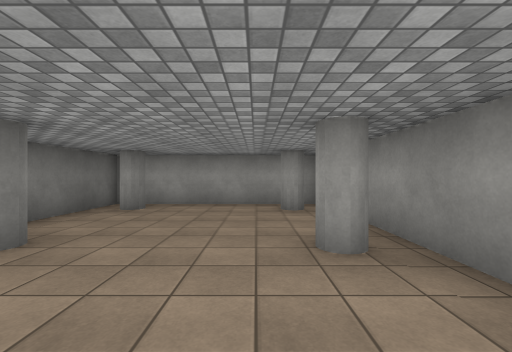
View 1 (above)

22 first-person views from a walk through a Unity game level. The camera is 1.4 m above the floor, looks level and sees 90° across. The floor is counted in squares, 2 m on a side. Each view is taken from the middle of a square. On the plan, view 1 faces up. The plan holds only what a view shows up to about 9 squares ahead; the rest is blank. The place goes on beyond the plan. Surface patterns are stand-ins for the level's own textures.

View 2
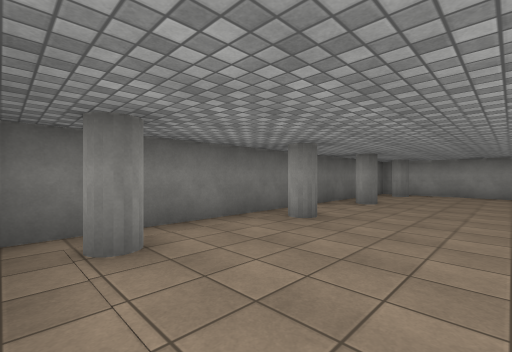

View 3
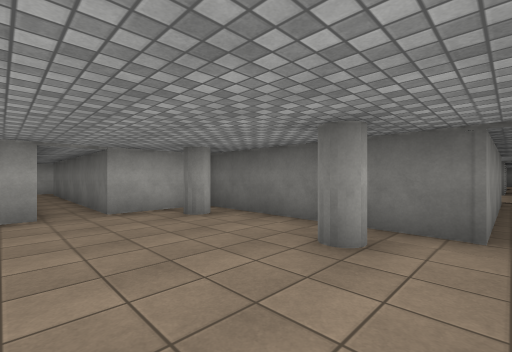

View 4
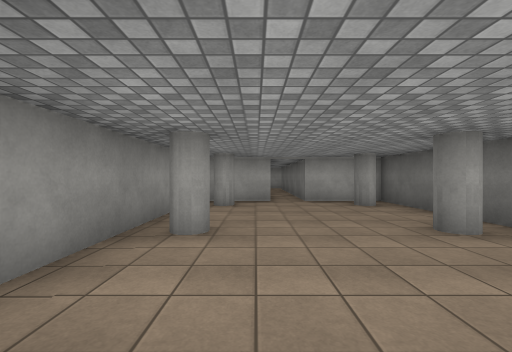

View 5
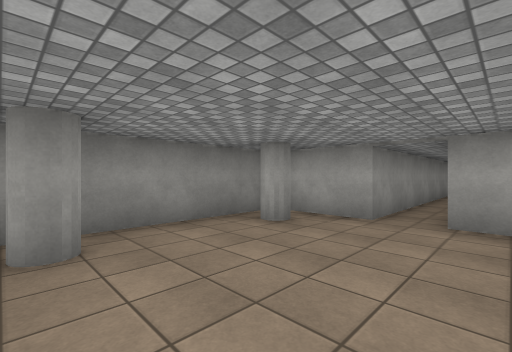

View 6
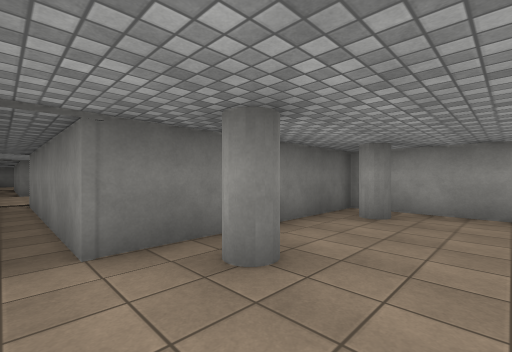

View 7
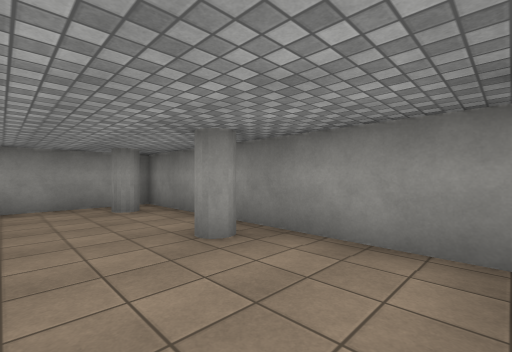

View 8
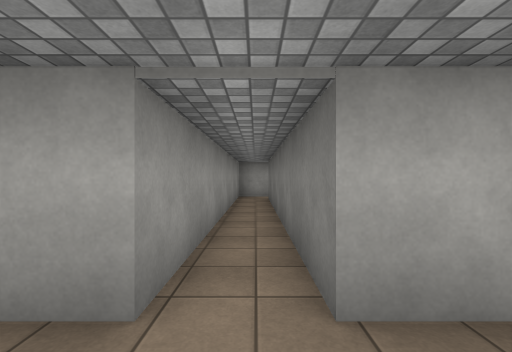

View 9
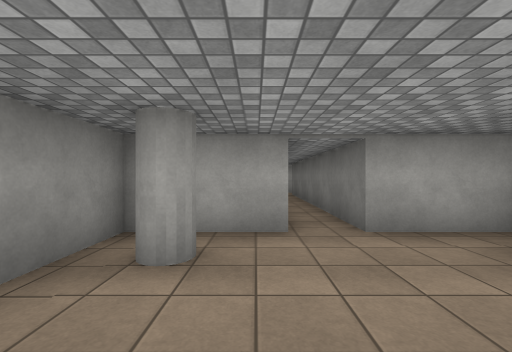

View 10
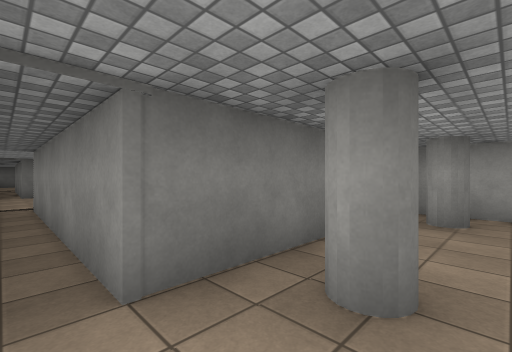

View 11
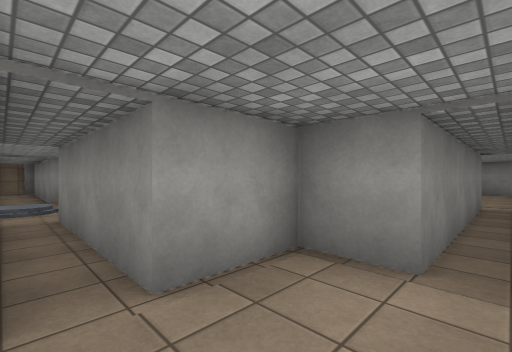

View 12
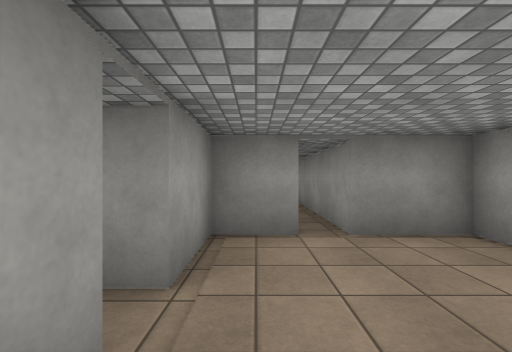

View 13
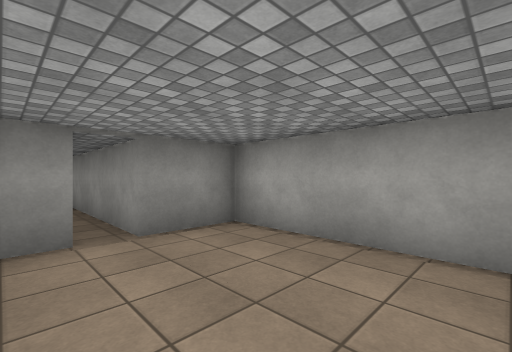

View 14
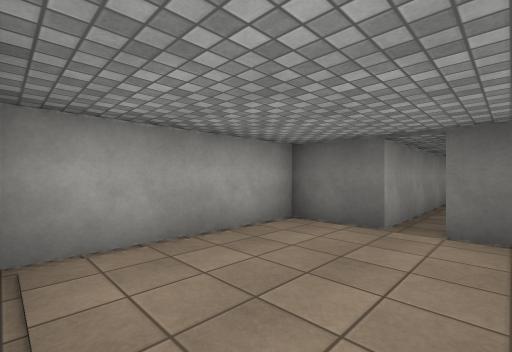

View 15
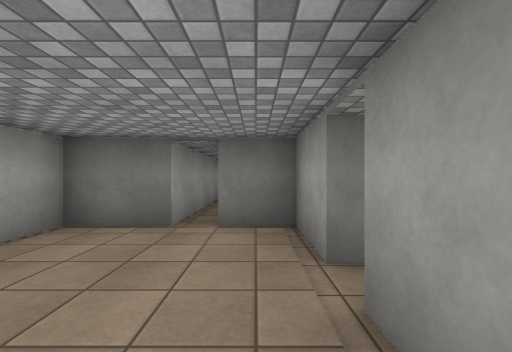

View 16
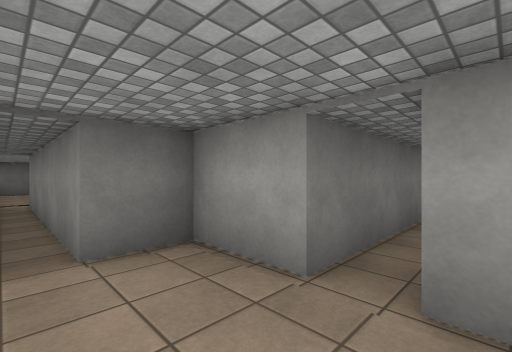

View 17
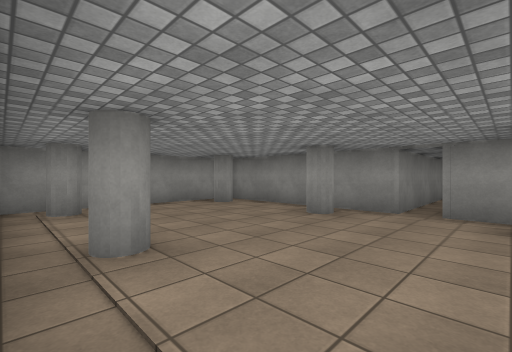

View 18
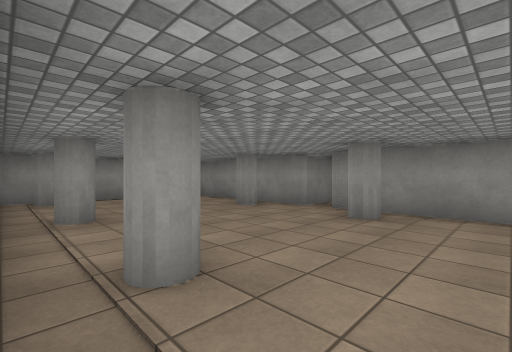

View 19
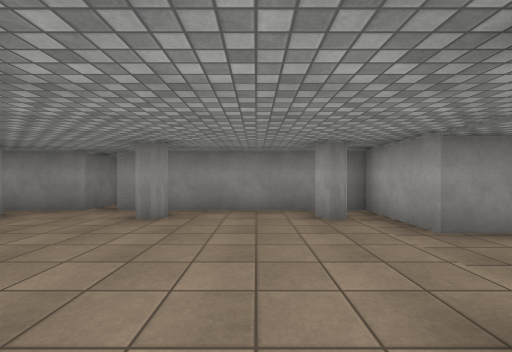

View 20
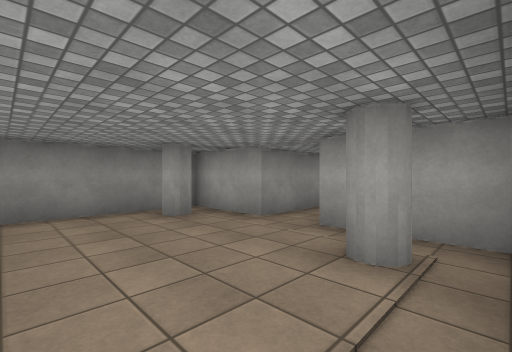

View 21
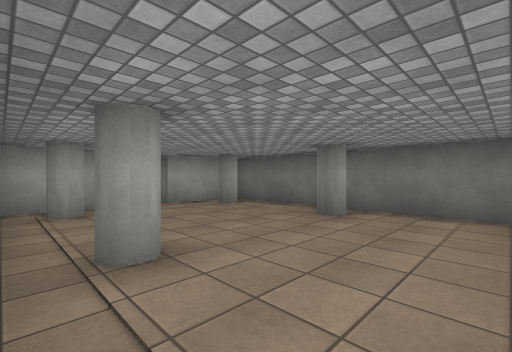

View 22
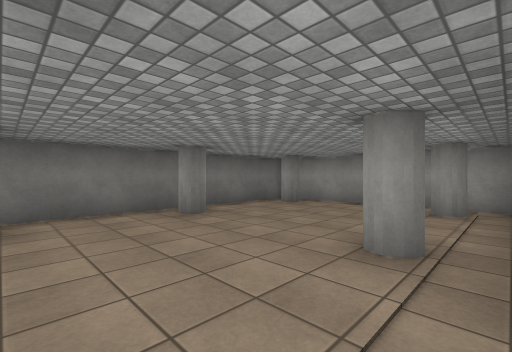

### Floor plan
Ten units are one square. View 1 is at (0, 0); x grows to the right and y downward. Boxes are objects, and circles mark ways between rooms. Rooms are numbered by the first view taken in them; rooms with no view inside come last. Other rooms are left out.
<svg viewBox="-237 -70 259 194">
<path fill="none" stroke="#000" d="M-88 -8 -35 -8 -35 42 -14 42 -14 106M-4 115 -4 42 17 42 17 -65 -35 -65 -35 -15 -88 -15M-15 119 -4 119M-111 -26 -126 -26 -126 -15 -178 -15M-88 -15 -88 -26 -103 -26M-171 -8 -126 -8 -126 7 -88 7 -88 -8M-178 -15 -178 -63M-180 -65 -232 -65 -232 42 -210 42M-199 59 -199 42 -178 42 -178 -9"/>
<rect x="-35" y="25" width="10" height="10" fill="#bbb"><title>cylinder</title></rect>
<rect x="-35" y="-5" width="10" height="10" fill="#bbb"><title>cylinder</title></rect>
<rect x="-35" y="-35" width="10" height="10" fill="#bbb"><title>cylinder</title></rect>
<rect x="-35" y="-65" width="10" height="10" fill="#bbb"><title>cylinder</title></rect>
<rect x="5" y="25" width="10" height="10" fill="#bbb"><title>cylinder</title></rect>
<rect x="5" y="-5" width="10" height="10" fill="#bbb"><title>cylinder</title></rect>
<rect x="5" y="-35" width="10" height="10" fill="#bbb"><title>cylinder</title></rect>
<rect x="5" y="-55" width="10" height="10" fill="#bbb"><title>cylinder</title></rect>
<rect x="-225" y="25" width="10" height="10" fill="#bbb"><title>cylinder</title></rect>
<rect x="-225" y="-5" width="10" height="10" fill="#bbb"><title>cylinder</title></rect>
<rect x="-225" y="-35" width="10" height="10" fill="#bbb"><title>cylinder</title></rect>
<rect x="-225" y="-65" width="10" height="10" fill="#bbb"><title>cylinder</title></rect>
<rect x="-195" y="25" width="10" height="10" fill="#bbb"><title>cylinder</title></rect>
<rect x="-195" y="-5" width="10" height="10" fill="#bbb"><title>cylinder</title></rect>
<rect x="-195" y="-35" width="10" height="10" fill="#bbb"><title>cylinder</title></rect>
<rect x="-195" y="-55" width="10" height="10" fill="#bbb"><title>cylinder</title></rect>
<circle cx="-80" cy="-10" r="3" fill="#2a7"/>
<circle cx="-180" cy="-10" r="3" fill="#2a7"/>
<text x="-10" y="0">1</text>
<text x="-120" y="-10">2</text>
<text x="-200" y="-10">3</text>
</svg>
Room 1 opens to room 2. Room 2 opens to room 3.

Where each view was taken, in squares from view 1:
view 1: 0 up, 0 right, facing up
view 2: 4 down, 0 right, facing up-left
view 3: 1 up, 0 right, facing down-left
view 4: 3 up, 0 right, facing down
view 5: 0 up, 2 left, facing down-right
view 6: 1 up, 1 left, facing up-left
view 7: 0 up, 1 left, facing up-right
view 8: 3 down, 1 left, facing down
view 9: 1 down, 0 right, facing down
view 10: 1 up, 2 left, facing up-left
view 11: 1 up, 11 left, facing up-right
view 12: 2 up, 12 left, facing right
view 13: 2 up, 12 left, facing down-right
view 14: 2 up, 9 left, facing down-left
view 15: 2 up, 9 left, facing left
view 16: 1 up, 10 left, facing up-left
view 17: 0 up, 23 left, facing up-right
view 18: 2 down, 23 left, facing up-right
view 19: 2 down, 23 left, facing right
view 20: 1 down, 23 left, facing down-right
view 21: 2 up, 18 left, facing down-left
view 22: 0 up, 18 left, facing up-left
